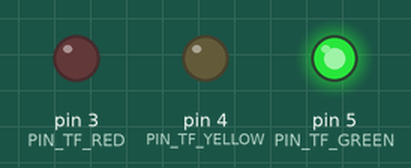
Simulated run of this sketch. Board: Arduino Uno, built with avr-gcc and run on an emulated ATmega328P. Parts: output pins drawn as LEDs (lit = HIGH).

Above: at 2.5 s.
At 5.5 s:
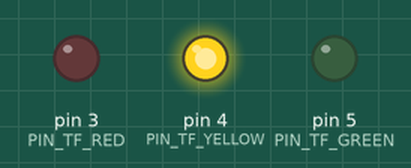
At 7.5 s:
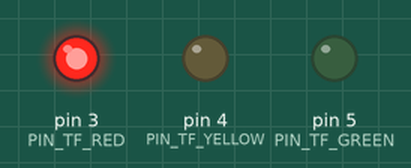
Timing chart, 0 to 11.7 s (numbered marks = the images above):
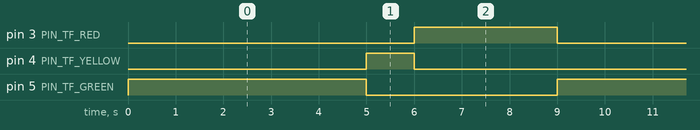

The sketch:

BasicTrafficLight.ino
```cpp
/*
    Exercice: Basic Traffic Light

    Goal: Have a traffic light with a basic cycle Green-Yellow-Red
*/

// Pin definitions
const int PIN_TF_RED = 3;
const int PIN_TF_YELLOW = 4;
const int PIN_TF_GREEN = 5;

// Color definitions
enum color {RED, YELLOW, RED_YELLOW, GREEN, OFF};


void turnLight(color color)
{
    /*
        Turns the Traffic light lights to the desired color
        Colors available:
        RED, YELLOW, RED_YELLOW, GREEN, OFF
    */
    if (color == RED)
    {
        digitalWrite(PIN_TF_RED, HIGH);
        digitalWrite(PIN_TF_YELLOW, LOW);
        digitalWrite(PIN_TF_GREEN, LOW);
    }
    else if (color == YELLOW)
    {
        digitalWrite(PIN_TF_RED, LOW);
        digitalWrite(PIN_TF_YELLOW, HIGH);
        digitalWrite(PIN_TF_GREEN, LOW);
    }
    else if (color == GREEN)
    {
        digitalWrite(PIN_TF_RED, LOW);
        digitalWrite(PIN_TF_YELLOW, LOW);
        digitalWrite(PIN_TF_GREEN, HIGH);
    }
    else if (color == RED_YELLOW)
    {
        digitalWrite(PIN_TF_RED, HIGH);
        digitalWrite(PIN_TF_YELLOW, HIGH);
        digitalWrite(PIN_TF_GREEN, LOW);
    }
    else if (color == OFF)
    {
        digitalWrite(PIN_TF_RED, LOW);
        digitalWrite(PIN_TF_YELLOW, LOW);
        digitalWrite(PIN_TF_GREEN, LOW);
    }
}

void setup()
{
    // Define Traffic Light pins as outputs
    pinMode(PIN_TF_RED, OUTPUT);
    pinMode(PIN_TF_YELLOW, OUTPUT);
    pinMode(PIN_TF_GREEN, OUTPUT);
}

void loop()
{
    /*
    Sequence:
       Green for 5 seconds
       Yellow for 1 second
       Red for 3 seconds
    */
    turnLight(GREEN);
    delay(5000);
    turnLight(YELLOW);
    delay(1000);
    turnLight(RED);
    delay(3000);
}
```

Measured:
- by itself, pin 3 (PIN_TF_RED): alternates HIGH for 3.0 s and LOW for 6.0 s
- by itself, pin 4 (PIN_TF_YELLOW): alternates HIGH for 1.0 s and LOW for 8.0 s
- by itself, pin 5 (PIN_TF_GREEN): alternates HIGH for 5.0 s and LOW for 4.0 s
